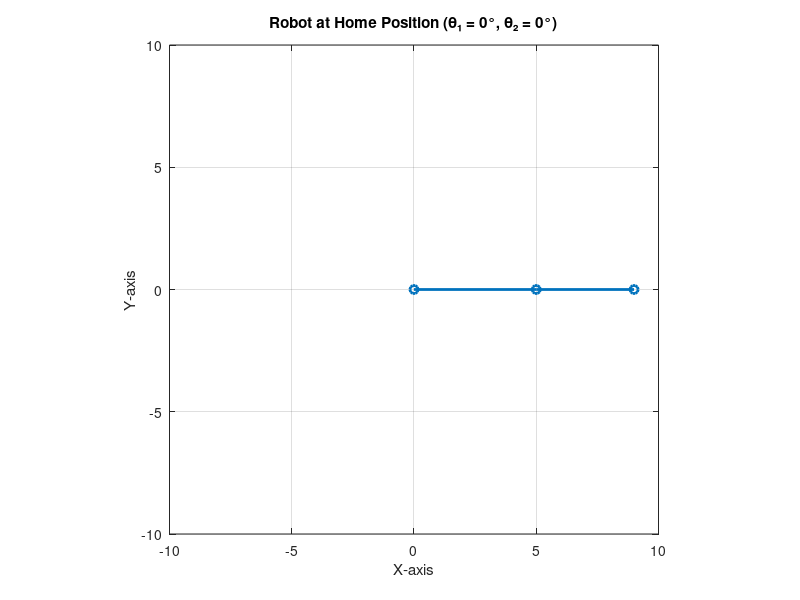
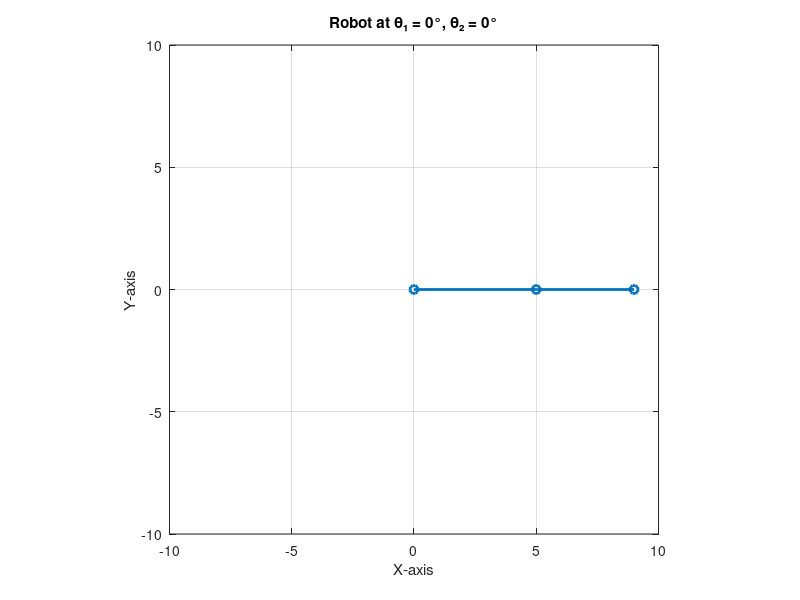
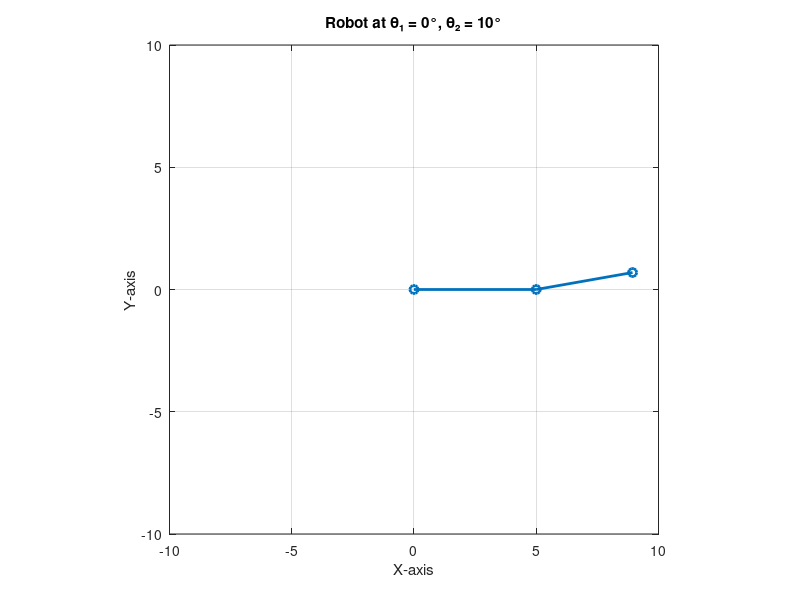
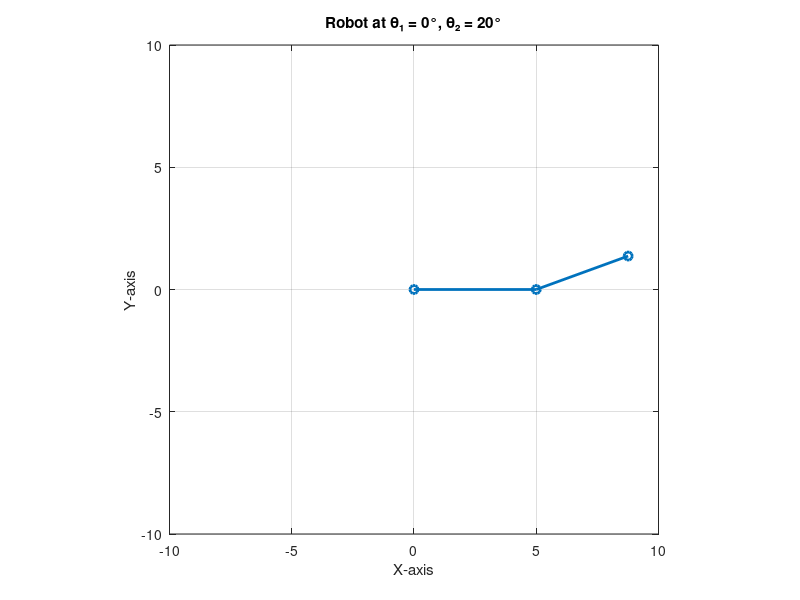

Recreate these plots in MATLAB, in order.
% DH-Parameter-Homogenous Trasformation_FK

clc;
clear;
close all;

% Link lengths
L1 = 5; % Length of link 1
L2 = 4; % Length of link 2

% Define joint angles at home position (theta1=0, theta2=0)
theta1_home = 0; % radians
theta2_home = 0; % radians

% Calculate end-effector position at home
x_home = L1*cos(theta1_home) + L2*cos(theta1_home + theta2_home);
y_home = L1*sin(theta1_home) + L2*sin(theta1_home + theta2_home);

disp('Home Position:');
disp(['X = ', num2str(x_home)]);
disp(['Y = ', num2str(y_home)]);

% Plot robot at home position
figure;
plot([0, L1*cos(theta1_home), x_home], [0, L1*sin(theta1_home), y_home], '-o', 'LineWidth', 2);
axis equal;
grid on;
xlim([-10 10]);
ylim([-10 10]);
xlabel('X-axis');
ylabel('Y-axis');
title('Robot at Home Position (θ₁ = 0°, θ₂ = 0°)');

% Forward Kinematics Matrix at home
T_home = [cos(theta1_home+theta2_home) -sin(theta1_home+theta2_home) 0 x_home;
          sin(theta1_home+theta2_home)  cos(theta1_home+theta2_home) 0 y_home;
          0                            0                           1 0;
          0                            0                           0 1];

disp('Forward Kinematics Matrix at Home Position:');
disp(T_home);

% -------------------------------------------------------------------------
% Vary θ₁ and θ₂ from 0 to π/2 in 10° steps
theta_vals = deg2rad(0:10:90); % 0° to 90° in radians

for i = 1:length(theta_vals)
    for j = 1:length(theta_vals)
        
        theta1 = theta_vals(i);
        theta2 = theta_vals(j);
        
        % Calculate end-effector position
        x = L1*cos(theta1) + L2*cos(theta1 + theta2);
        y = L1*sin(theta1) + L2*sin(theta1 + theta2);
        
        % Plot robot
        figure;
        plot([0, L1*cos(theta1), x], [0, L1*sin(theta1), y], '-o', 'LineWidth', 2);
        axis equal;
        grid on;
        xlim([-10 10]);
        ylim([-10 10]);
        xlabel('X-axis');
        ylabel('Y-axis');
        title(['Robot at θ₁ = ', num2str(rad2deg(theta1)), '°, θ₂ = ', num2str(rad2deg(theta2)), '°']);
        
        % Display end-effector coordinates
        disp(['At θ₁ = ', num2str(rad2deg(theta1)), '°, θ₂ = ', num2str(rad2deg(theta2)), '°']);
        disp(['X = ', num2str(x), ', Y = ', num2str(y)]);

        % Forward Kinematics Matrix
        T = [cos(theta1+theta2) -sin(theta1+theta2) 0 x;
             sin(theta1+theta2)  cos(theta1+theta2) 0 y;
             0                  0                 1 0;
             0                  0                 0 1];
         
        disp('Forward Kinematics Matrix:');
        disp(T);
    end
end